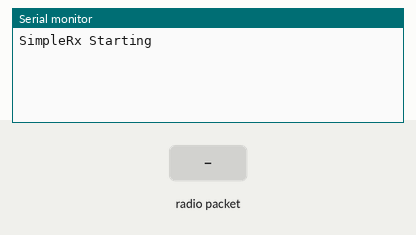
Recording of a sketch running on a simulated Arduino Uno, built with avr-gcc and run on an emulated ATmega328P. On the bench: the last lines printed to the serial monitor. The test bench sets the inputs (shaded band). No radio packets arrive unless stated.

Above: at 1.2 s.
1.3 s: radio packet "1" arrives
At 1.7 s:
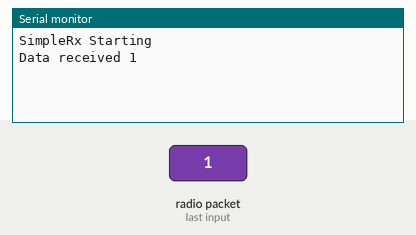
2.8 s: radio packet "0" arrives
At 4.0 s:
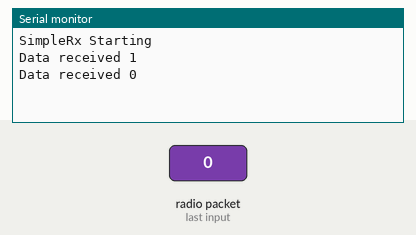
4.3 s: radio packet "2" arrives
At 5.1 s:
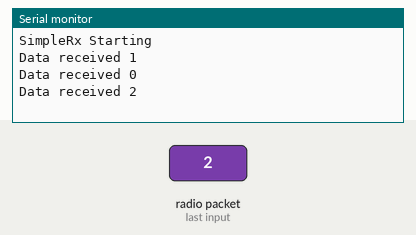

The sketch:

RF24sampleRX.ino
```cpp
// SimpleRx - the slave or the receiver

#include <SPI.h>
#include <nRF24L01.h>
#include <RF24.h>

#define CE_PIN   9
#define CSN_PIN 10

const byte thisSlaveAddress[5] = {'S','E','B','A','S'};

RF24 radio(CE_PIN, CSN_PIN);

char dataReceived[10]; // this must match dataToSend in the TX
bool newData = false;

//===========

void setup() {

    Serial.begin(9600);

    Serial.println("SimpleRx Starting");
    radio.begin();
    radio.setChannel(100);
    radio.setDataRate( RF24_250KBPS );
    radio.openReadingPipe(1, thisSlaveAddress);
    radio.startListening();
}

//=============

void loop() {
    getData();
    showData();
}

//==============

void getData() {
    if ( radio.available() ) {
        radio.read( &dataReceived, sizeof(dataReceived) );
        newData = true;
    }
}

void showData() {
    if (newData == true) {
        Serial.print("Data received ");
        Serial.println(dataReceived);
        newData = false;
    }
}
```

Measured:
- after the input at 1.3 s, the serial monitor: prints a new line at once (image 1)
- after the input at 2.8 s, the serial monitor: prints a new line at once (image 2)
- after the input at 4.3 s, the serial monitor: prints a new line at once (image 3)
